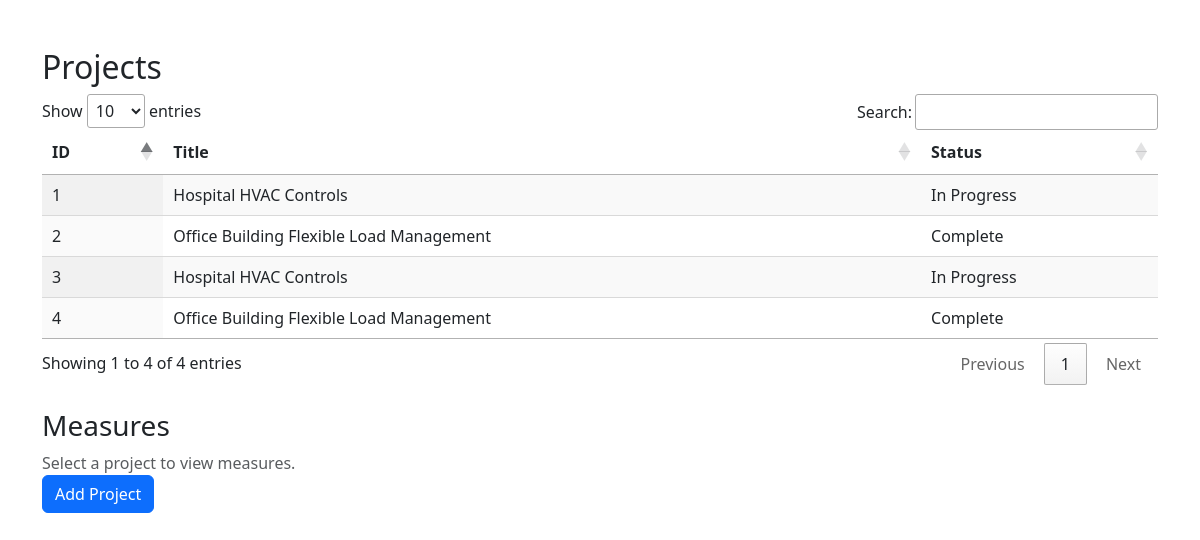
Before: / with the older database file.
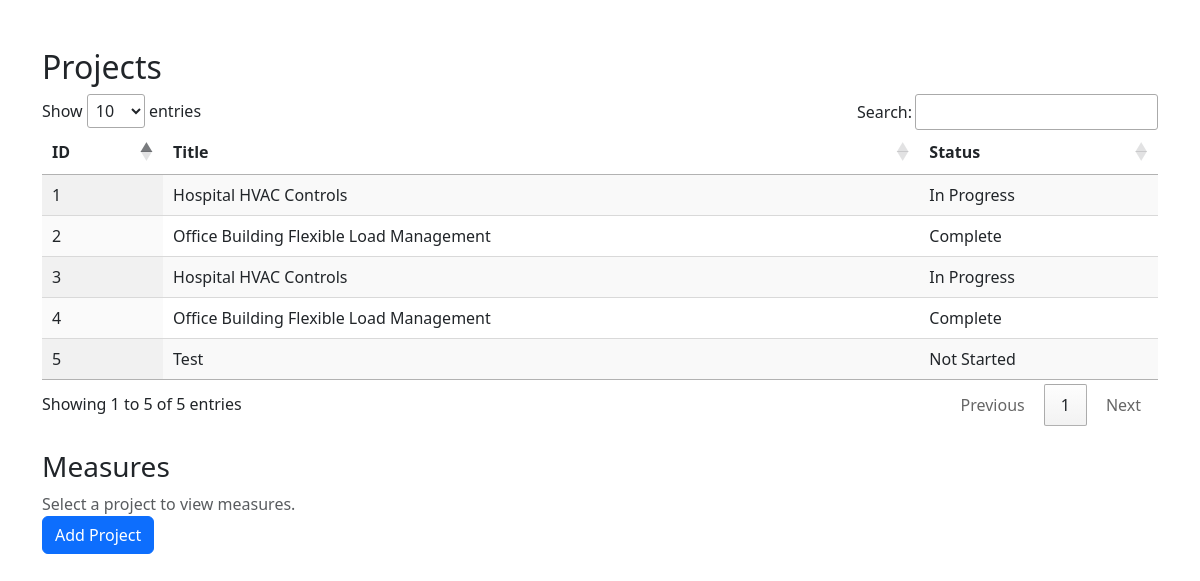
After: the same page with the newer database file.
### src/app/models.py (models this page shows, shortened)
class Project(Base):
    __tablename__ = 'project'
    id = Column(Integer, primary_key=True)
    title = Column(String)
    status = Column(String)

### src/app/app.py (the view)
@app.route('/')
def index():
    projects = session.query(Project).all()
    return render_template('index.html', projects=projects)

### src/app/templates/index.html (shortened to what this page needs)
<!DOCTYPE html>
<html lang="en">
<head>
    <link rel="stylesheet" href="https://cdn.datatables.net/1.13.6/css/jquery.dataTables.min.css">
    <link rel="stylesheet" href="https://cdn.jsdelivr.net/npm/bootstrap@5.3.3/dist/css/bootstrap.min.css">
</head>
<body class="container mt-5">
    <h2>Projects</h2>
    <table id="project-table" class="display">
        <thead><tr><th>ID</th><th>Title</th><th>Status</th></tr></thead>
        <tbody>
        {% for project in projects %}
            <tr><td>{{ project.id }}</td><td>{{ project.title }}</td><td>{{ project.status }} </td></tr>
        {% endfor %}
        </tbody>
    </table>
    <div id="measures" class="mt-4">
        <h3 id="measures-title">Measures</h3>
        <div id="measures-placeholder" class="text-muted">Select a project to view measures.</div>
    </div>
    <button class="btn btn-primary mb-3" data-bs-toggle="offcanvas" data-bs-target="#addProjectCanvas">Add Project</button>
</body>
</html>

Changed rows visible on the page:
added Project: id "5", title "Test", status "Not Started"
Other visible differences:
text written by a page script: "Show entries Search: Showing 1 to 4 of 4 entries Previous 1 Next" → "Show entries Search: Showing 1 to 5 of 5 entries Previous 1 Next"
